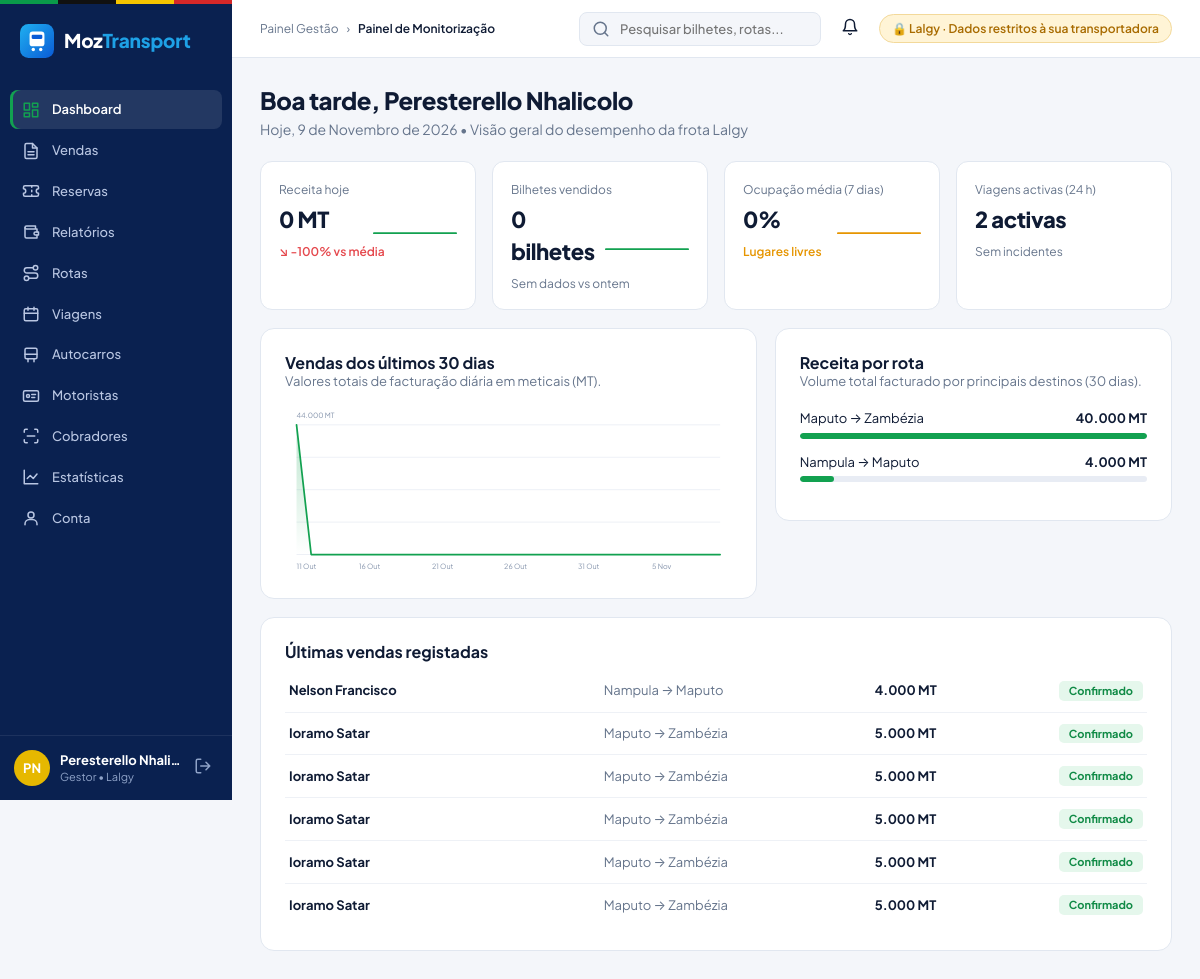
/gestor/index.php (signed in), run on the app's committed database.
### tables this page shows
CREATE TABLE `transportadora` (
  `id_transportadora` int(10) unsigned NOT NULL AUTO_INCREMENT,
  `nome` varchar(100) NOT NULL,
  `nuit` varchar(20) NOT NULL,
  `contacto` varchar(30) NOT NULL,
  `endereco` varchar(200) DEFAULT NULL,
  `activa` tinyint(1) NOT NULL DEFAULT 1,
  PRIMARY KEY (`id_transportadora`),
  UNIQUE KEY `uq_transportadora_nuit` (`nuit`)
);

CREATE TABLE `reserva` (
  `id_reserva` int(10) unsigned NOT NULL AUTO_INCREMENT,
  `data_reserva` datetime NOT NULL DEFAULT current_timestamp(),
  `data_expiracao` datetime DEFAULT NULL,
  `estado` enum('pendente','confirmada','cancelada','expirada') NOT NULL DEFAULT 'pendente',
  `id_passageiro` int(10) unsigned DEFAULT NULL,
  `nome_passageiro` varchar(100) DEFAULT NULL,
  `telefone_passageiro` varchar(30) DEFAULT NULL,
  `id_viagem` int(10) unsigned NOT NULL,
  `id_assento` int(10) unsigned NOT NULL,
  `id_bilheteiro` int(10) unsigned DEFAULT NULL,
  `assento_ocupado` tinyint(4) GENERATED ALWAYS AS (if(`estado` in ('pendente','confirmada'),1,NULL)) STORED,
  `referencia` varchar(20) DEFAULT NULL,
  `data_cancelamento` datetime DEFAULT NULL,
  `tipo_documento` varchar(30) DEFAULT NULL,
  `documento_passageiro` varchar(30) DEFAULT NULL,
  `grupo_venda` varchar(24) DEFAULT NULL,
  `embarcado_em` datetime DEFAULT NULL,
  `embarcado_por` int(11) DEFAULT NULL,
  PRIMARY KEY (`id_reserva`),
  UNIQUE KEY `uq_reserva_assento_viagem` (`id_viagem`,`id_assento`,`assento_ocupado`),
  UNIQUE KEY `uq_reserva_referencia` (`referencia`),
  KEY `idx_reserva_passageiro` (`id_passageiro`),
  KEY `idx_reserva_estado` (`estado`,`data_expiracao`),
  KEY `fk_reserva_assento` (`id_assento`),
  KEY `fk_reserva_bilheteiro` (`id_bilheteiro`),
  KEY `idx_reserva_grupo` (`grupo_venda`),
  KEY `idx_reserva_embarque` (`id_viagem`,`embarcado_em`),
  CONSTRAINT `fk_reserva_assento` FOREIGN KEY (`id_assento`) REFERENCES `assento` (`id_assento`) ON UPDATE CASCADE,
  CONSTRAINT `fk_reserva_bilheteiro` FOREIGN KEY (`id_bilheteiro`) REFERENCES `utilizador` (`id_utilizador`) ON DELETE SET NULL ON UPDATE CASCADE,
  CONSTRAINT `fk_reserva_passageiro` FOREIGN KEY (`id_passageiro`) REFERENCES `utilizador` (`id_utilizador`) ON DELETE SET NULL ON UPDATE CASCADE,
  CONSTRAINT `fk_reserva_viagem` FOREIGN KEY (`id_viagem`) REFERENCES `viagem` (`id_viagem`) ON UPDATE CASCADE
);

CREATE TABLE `rota` (
  `id_rota` int(10) unsigned NOT NULL AUTO_INCREMENT,
  `origem` varchar(80) NOT NULL,
  `destino` varchar(80) NOT NULL,
  `distancia_km` decimal(8,2) DEFAULT NULL,
  `duracao_estimada` time DEFAULT NULL,
  `id_transportadora` int(10) unsigned NOT NULL,
  `activa` tinyint(1) NOT NULL DEFAULT 1,
  `preco_base` decimal(10,2) DEFAULT NULL,
  PRIMARY KEY (`id_rota`),
  KEY `idx_rota_origem_destino` (`origem`,`destino`),
  KEY `fk_rota_transportadora` (`id_transportadora`),
  CONSTRAINT `fk_rota_transportadora` FOREIGN KEY (`id_transportadora`) REFERENCES `transportadora` (`id_transportadora`) ON UPDATE CASCADE
);

CREATE TABLE `viagem` (
  `id_viagem` int(10) unsigned NOT NULL AUTO_INCREMENT,
  `data` date NOT NULL,
  `hora_partida` time NOT NULL,
  `hora_chegada` time DEFAULT NULL,
  `preco` decimal(10,2) NOT NULL,
  `classe` varchar(30) NOT NULL DEFAULT 'Convencional',
  `estado` enum('agendada','em_curso','concluida','cancelada') NOT NULL DEFAULT 'agendada',
  `id_rota` int(10) unsigned NOT NULL,
  `id_autocarro` int(10) unsigned NOT NULL,
  `id_cobrador` int(10) unsigned DEFAULT NULL,
  `id_motorista` int(10) unsigned DEFAULT NULL,
  PRIMARY KEY (`id_viagem`),
  KEY `idx_viagem_data` (`data`,`hora_partida`),
  KEY `fk_viagem_rota` (`id_rota`),
  KEY `fk_viagem_autocarro` (`id_autocarro`),
  KEY `fk_viagem_cobrador` (`id_cobrador`),
  KEY `fk_viagem_motorista` (`id_motorista`),
  CONSTRAINT `fk_viagem_autocarro` FOREIGN KEY (`id_autocarro`) REFERENCES `autocarro` (`id_autocarro`) ON UPDATE CASCADE,
  CONSTRAINT `fk_viagem_cobrador` FOREIGN KEY (`id_cobrador`) REFERENCES `utilizador` (`id_utilizador`) ON DELETE SET NULL ON UPDATE CASCADE,
  CONSTRAINT `fk_viagem_motorista` FOREIGN KEY (`id_motorista`) REFERENCES `motorista` (`id_motorista`) ON DELETE SET NULL ON UPDATE CASCADE,
  CONSTRAINT `fk_viagem_rota` FOREIGN KEY (`id_rota`) REFERENCES `rota` (`id_rota`) ON UPDATE CASCADE
);

### includes/sessao.php (called while the page is built, shortened)
<?php
require_once __DIR__ . '/../config/conexao.php';
require_once __DIR__ . '/funcoes.php';
function utilizador_logado(): ?array {
    return $_SESSION['utilizador'] ?? null;
}
function exigir_login(): void {
    global $pdo;
    $u = utilizador_logado();
    $st = $pdo->prepare('SELECT activo FROM utilizador WHERE id_utilizador = ?');
    $st->execute([$u['id_utilizador']]);
    $activo = $st->fetchColumn();
}
function exigir_perfil(array $perfis): void {
    exigir_login();
}
function tem_permissao(PDO $pdo, string $codigo): bool {
    $u = utilizador_logado();
    $st = $pdo->prepare(
        'SELECT pp.concedida FROM perfil_permissao pp
         JOIN permissao p ON p.id_permissao = pp.id_permissao
         WHERE pp.perfil = ? AND p.codigo = ?'
    );
    $st->execute([$u['perfil'], $codigo]);
    return (bool)$st->fetchColumn();
}

### includes/passageiro.php (called while the page is built, shortened)
<?php
function formatar_mt($v): string {
    return number_format((float)$v, 0, ',', '.') . ' MT';
}
function lugares_livres_sql(): string {
    return "(SELECT COUNT(*) FROM reserva rs WHERE rs.id_viagem = v.id_viagem AND rs.estado IN ('pendente','confirmada'))";
}

### gestor/index.php (the view, shortened to what this page needs)
<?php
require_once __DIR__ . '/../includes/sessao.php';
require_once __DIR__ . '/../includes/gestor.php';
$transp = exigir_gestor($pdo, 'ver_dashboard');
$idT = $transp['id'];
$hoje = date('Y-m-d');
$ontem = date('Y-m-d', strtotime('-1 day'));
$ini30 = date('Y-m-d', strtotime('-29 days'));
$s30 = serie_diaria($pdo, $idT, $ini30, $hoje);
$s7 = array_slice($s30, -7, null, true);
$receitaHoje = $s30[$hoje]['receita'];
$bilhetesHoje = $s30[$hoje]['n'];
$mediaDia = (array_sum(array_column($s30, 'receita')) - $receitaHoje) / 29;
$varReceita = variacao_pct($receitaHoje, $mediaDia);
$varBilhetes = variacao_pct((float)$bilhetesHoje, (float)$s30[$ontem]['n']);
$st = $pdo->prepare('SELECT v.data, SUM(a.capacidade_total) AS cap, SUM(' . lugares_livres_sql() . ') AS oc
                     FROM viagem v JOIN rota ro ON ro.id_rota = v.id_rota JOIN autocarro a ON a.id_autocarro = v.id_autocarro
                     WHERE ro.id_transportadora = ? AND v.estado = \'agendada\' AND v.data BETWEEN ? AND ? GROUP BY v.data ORDER BY v.data');
$st->execute([$idT, $hoje, date('Y-m-d', strtotime('+6 days'))]);
$ocup = []; $capTotal = 0; $ocTotal = 0;
foreach ($st->fetchAll() as $r) {
    $ocup[] = $r['cap'] > 0 ? round($r['oc'] / $r['cap'] * 100) : 0;
    $capTotal += (int)$r['cap']; $ocTotal += (int)$r['oc'];
}
$ocupMedia = $capTotal ? (int)round($ocTotal / $capTotal * 100) : 0;
$textoOcup = !$capTotal ? 'Sem viagens programadas' : ($ocupMedia >= 85 ? 'Quase lotado' : ($ocupMedia >= 60 ? 'Capacidade ideal' : 'Lugares livres'));
$agora = date('Y-m-d H:i:s'); $limite = date('Y-m-d H:i:s', strtotime('+24 hours'));
$st = $pdo->prepare("SELECT COUNT(*) AS n, SUM(v.estado = 'cancelada') AS canc FROM viagem v JOIN rota ro ON ro.id_rota = v.id_rota
                     WHERE ro.id_transportadora = ? AND v.estado IN ('agendada','em_curso','cancelada')
                       AND CONCAT(v.data, ' ', v.hora_partida) BETWEEN ? AND ?");
$st->execute([$idT, $agora, $limite]);
$vi = $st->fetch();
$viagensActivas = (int)$vi['n'] - (int)$vi['canc'];
$cancelamentos = (int)$vi['canc'];
$st = $pdo->prepare('SELECT ro.origem, ro.destino, SUM(p.valor) AS receita ' . SQL_PAGAMENTOS
                    . ' AND DATE(p.data_pagamento) BETWEEN ? AND ? GROUP BY ro.origem, ro.destino ORDER BY receita DESC LIMIT 4');
$st->execute([$idT, $ini30, $hoje]);
$porRota = $st->fetchAll();
$maxRota = $porRota ? max(1, (float)$porRota[0]['receita']) : 1;
$st = $pdo->prepare("SELECT rs.estado, rs.id_reserva, COALESCE(p.data_pagamento, rs.data_reserva) AS quando,
                            COALESCE(rs.nome_passageiro, us.nome) AS passageiro, ro.origem, ro.destino, v.preco
                     FROM reserva rs JOIN viagem v ON v.id_viagem = rs.id_viagem JOIN rota ro ON ro.id_rota = v.id_rota
                     LEFT JOIN pagamento p ON p.id_reserva = rs.id_reserva LEFT JOIN utilizador us ON us.id_utilizador = rs.id_passageiro
                     WHERE ro.id_transportadora = ? AND COALESCE(rs.nome_passageiro, us.nome) IS NOT NULL
                       AND COALESCE(rs.nome_passageiro, '') NOT LIKE 'Reservado (demonstra%'
                     ORDER BY quando DESC, rs.id_reserva DESC LIMIT 6");
$st->execute([$idT]);
$ultimas = $st->fetchAll();
$estados = ['confirmada' => ['Confirmado', 'etq-pago'], 'pendente' => ['Pendente', 'etq-pendente'],
            'cancelada' => ['Cancelado', 'etq-cancelado'], 'expirada' => ['Expirado', 'etq-expirado']];
$h = (int)date('G');
$saudacao = $h < 12 ? 'Bom dia' : ($h < 19 ? 'Boa tarde' : 'Boa noite');
$rotulos30 = array_map(fn($d) => date('j', strtotime($d)) . ' ' . MESES_CURTOS[(int)date('n', strtotime($d)) - 1], array_keys($s30));
$migalhas = ['Painel Gestão', 'Painel de Monitorização'];
$paginaActiva = 'gestor/index.php';
require __DIR__ . '/../includes/painel_inicio.php';
?>
<h1 class="titulo-pagina"><?= e($saudacao) ?>, <?= e($u['nome']) ?></h1>
<p class="subtitulo-pagina">Hoje, <?= e(data_extensa($hoje)) ?> • Visão geral do desempenho da frota <?= e($transp['nome']) ?></p>
<div class="kpis">
  <div class="kpi"><small>Receita hoje</small>
    <div class="kpi-linha"><b><?= e(formatar_mt($receitaHoje)) ?></b><?= svg_sparkline(array_column($s7, 'receita')) ?></div>
    <?= texto_variacao($varReceita, 'vs média') ?></div>
  <div class="kpi"><small>Bilhetes vendidos</small>
    <div class="kpi-linha"><b><?= $bilhetesHoje ?> bilhete<?= $bilhetesHoje === 1 ? '' : 's' ?></b><?= svg_sparkline(array_column($s7, 'n')) ?></div>
    <?= texto_variacao($varBilhetes, 'vs ontem') ?></div>
  <div class="kpi"><small>Ocupação média (7 dias)</small>
    <div class="kpi-linha"><b><?= $ocupMedia ?>%</b><?= svg_sparkline($ocup, '#e69500') ?></div>
    <span class="var-aviso"><?= e($textoOcup) ?></span></div>
  <div class="kpi"><small>Viagens activas (24 h)</small>
    <div class="kpi-linha"><b><?= $viagensActivas ?> activas</b></div>
    <span class="<?= $cancelamentos ? 'var-neg' : 'var-neutra' ?>"><?= $cancelamentos ? $cancelamentos . ' cancelada(s)' : 'Sem incidentes' ?></span></div>
</div>
<div class="dash-grid">
  <section class="cartao">
    <h3>Vendas dos últimos 30 dias</h3>
    <p class="sub">Valores totais de facturação diária em meticais (MT).</p>
    <?= svg_linha(array_column($s30, 'receita'), $rotulos30) ?>
  </section>
  <section class="cartao">
    <h3>Receita por rota</h3>
    <p class="sub">Volume total facturado por principais destinos (30 dias).</p>
    <div class="barras-rota">
      <?php foreach ($porRota as $r): ?>
        <div class="linha"><div><span><?= e($r['origem']) ?> → <?= e($r['destino']) ?></span><b><?= e(formatar_mt($r['receita'])) ?></b></div>
          <div class="barra-verde"><i style="width:<?= round($r['receita'] / $maxRota * 100) ?>%"></i></div></div>
      <?php endforeach; ?>
    </div>
  </section>
</div>
<section class="cartao">
  <h3 style="margin-bottom:8px">Últimas vendas registadas</h3>
  <div class="lista-vendas">
    <?php foreach ($ultimas as $l): [$txt, $cls] = $estados[$l['estado']] ?? ['—', 'etq-pendente']; ?>
      <div class="item"><b><?= e($l['passageiro']) ?></b><span class="rota"><?= e($l['origem']) ?> → <?= e($l['destino']) ?></span>
        <b><?= e(formatar_mt($l['preco'])) ?></b><span class="etq-g <?= $cls ?>"><?= e($txt) ?></span></div>
    <?php endforeach; ?>
  </div>
</section>
<?php require __DIR__ . '/../includes/painel_fim.php'; ?>

### includes/painel_inicio.php (shortened to what this page needs)
<?php
require_once __DIR__ . '/menu.php';
require_once __DIR__ . '/notificacoes.php';
$u        = utilizador_logado();
$menu     = menu_do_perfil($u['perfil']);
$migalhas = $migalhas ?? [];
$nomeTransp = null;
if ($u['perfil'] === 'gestor') {
    $stT = $pdo->prepare('SELECT t.nome FROM utilizador x JOIN transportadora t ON t.id_transportadora = x.id_transportadora WHERE x.id_utilizador = ?');
    $stT->execute([$u['id_utilizador']]);
    $nomeTransp = $stT->fetchColumn() ?: null;
}
?>
<!DOCTYPE html>
<html lang="pt">
<head>
  <link rel="stylesheet" href="<?= e(url('assets/css/base.css') . '?v=' . (int)@filemtime(__DIR__ . '/../assets/css/base.css')) ?>">
  <link rel="stylesheet" href="<?= e(url('assets/css/painel.css') . '?v=' . (int)@filemtime(__DIR__ . '/../assets/css/painel.css')) ?>">
  <link rel="stylesheet" href="<?= e(url('assets/css/admin.css') . '?v=' . (int)@filemtime(__DIR__ . '/../assets/css/admin.css')) ?>">
  <link rel="stylesheet" href="<?= e(url('assets/css/bilheteiro.css') . '?v=' . (int)@filemtime(__DIR__ . '/../assets/css/bilheteiro.css')) ?>">
  <link rel="stylesheet" href="<?= e(url('assets/css/notificacoes.css') . '?v=' . (int)@filemtime(__DIR__ . '/../assets/css/notificacoes.css')) ?>">
  <link rel="stylesheet" href="<?= e(url('assets/css/suporte.css') . '?v=' . (int)@filemtime(__DIR__ . '/../assets/css/suporte.css')) ?>">
  <link rel="stylesheet" href="<?= e(url('assets/css/gestor.css') . '?v=' . (int)@filemtime(__DIR__ . '/../assets/css/gestor.css')) ?>">
</head>
<body class="painel perfil-<?= e($u['perfil']) ?>">
<aside class="lateral">
  <div class="lateral-logo"><?= logo_html('logo-claro') ?></div>
  <nav class="lateral-menu">
    <?php foreach ($menu as [$rotulo, $caminho, $icone]): ?>
      <a href="<?= e(url($caminho)) ?>" class="<?= ($paginaActiva ?? '') === $caminho ? 'activo' : '' ?>">
        <?= icone_svg($icone) ?><span><?= e($rotulo) ?></span>
      </a>
    <?php endforeach; ?>
  </nav>
  <div class="lateral-rodape">
    <a class="utilizador-cartao" href="<?= e(url('conta/dados_pessoais.php')) ?>" title="Dados pessoais">
      <?= avatar_html($u) ?>
      <span class="utilizador-texto">
        <strong><?= e($u['nome']) ?></strong>
        <small><?= e($u['perfil'] === 'administrador' ? 'Administrador Geral' : nome_perfil($u['perfil'])) ?><?= $nomeTransp ? ' • ' . e($nomeTransp) : (!empty($u['agencia']) ? ' • ' . e(explode(' ', $u['agencia'])[0]) : '') ?></small>
      </span>
    </a>
    <a class="sair" href="<?= e(url('auth/logout.php')) ?>" title="Terminar sessão"><?= icone_svg('sair') ?></a>
  </div>
</aside>
<div class="conteudo-geral">
  <header class="topo">
    <nav class="migalhas" aria-label="Localização">
      <?php foreach ($migalhas as $i => $m): ?>
        <?php if ($i > 0): ?><span class="sep">›</span><?php endif; ?>
        <span class="<?= $i === count($migalhas) - 1 ? 'actual' : '' ?>"><?= e($m) ?></span>
      <?php endforeach; ?>
    </nav>
    <div class="topo-direita">
      <?php if ($u['perfil'] !== 'administrador'): ?>
        <label class="pesquisa-topo"><?= icone_svg('pesquisa') ?>
          <input type="search" placeholder="Pesquisar bilhetes, rotas..." aria-label="Pesquisar">
        </label>
      <?php endif; ?>
      <?= sino_notificacoes('sino', icone_svg('sino')) ?>
      <?php if ($nomeTransp): ?>
        <span class="etiqueta-restrita">🔒 <?= e($nomeTransp) ?> · Dados restritos à sua transportadora</span>
      <?php elseif (!empty($u['agencia'])): ?>
        <span class="etiqueta-agencia"><?= e($u['agencia']) ?></span>
      <?php endif; ?>
    </div>
  </header>
  <main class="conteudo">

### data on the page
transportadora: nome "Lalgy"
reserva: passageiro "Nelson Francisco", rota.origem "Nampula", rota.destino "Maputo", id_viagem.preco "4.000 MT", txt "Confirmado"
reserva: passageiro "Ioramo Satar", rota.origem "Maputo", rota.destino "Zambézia", id_viagem.preco "5.000 MT", txt "Confirmado"
reserva: passageiro "Ioramo Satar", rota.origem "Maputo", rota.destino "Zambézia", id_viagem.preco "5.000 MT", txt "Confirmado"
reserva: passageiro "Ioramo Satar", rota.origem "Maputo", rota.destino "Zambézia", id_viagem.preco "5.000 MT", txt "Confirmado"
reserva: passageiro "Ioramo Satar", rota.origem "Maputo", rota.destino "Zambézia", id_viagem.preco "5.000 MT", txt "Confirmado"
reserva: passageiro "Ioramo Satar", rota.origem "Maputo", rota.destino "Zambézia", id_viagem.preco "5.000 MT", txt "Confirmado"

### other printed values
$rotulo "Dashboard"
$rotulo "Vendas"
$rotulo "Reservas"
$rotulo "Relatórios"
$rotulo "Rotas"
$rotulo "Viagens"
$rotulo "Autocarros"
$rotulo "Motoristas"
$rotulo "Cobradores"
$rotulo "Estatísticas"
$rotulo "Conta"
iniciais($u['nome'] ?? '?') "PN"
$u['nome'] "Peresterello Nhali…"
$m "Painel Gestão"
$m "Painel de Monitorização"
